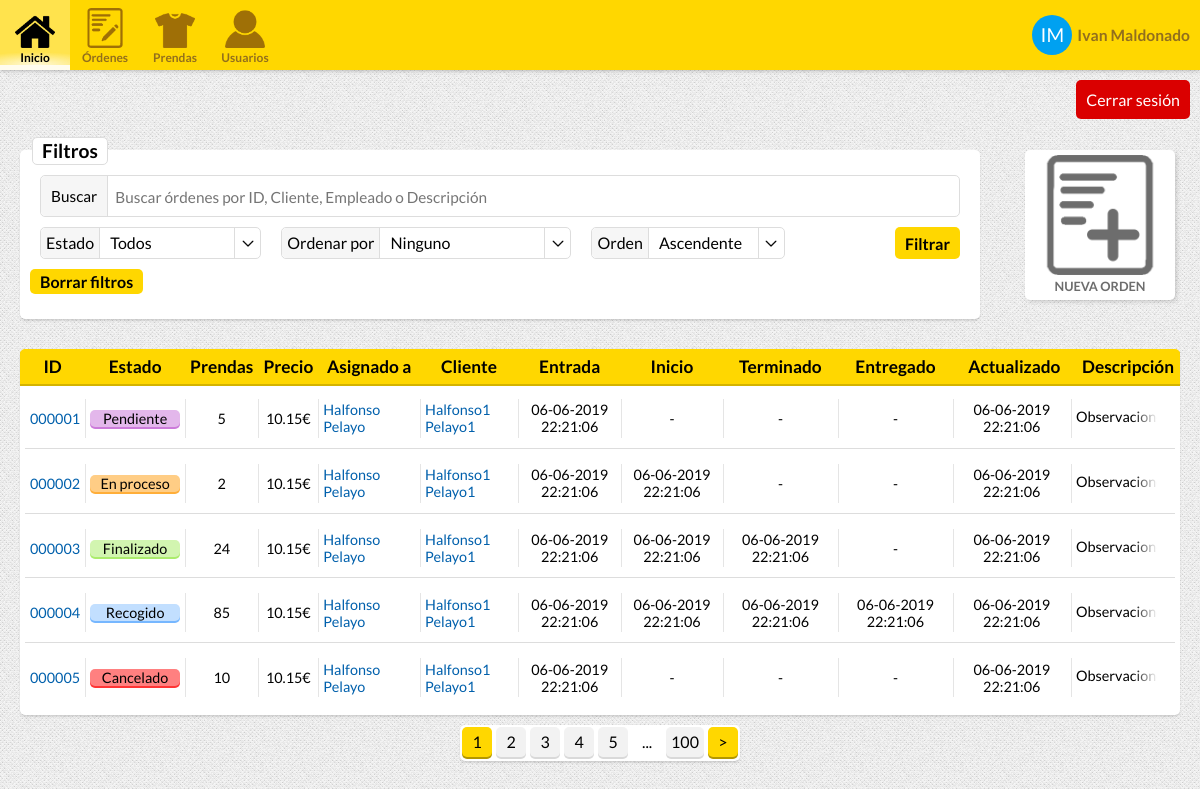
Page /orders.php (signed in) on the committed database.
### tables this page shows
CREATE TABLE "USERS" (
	"USER_ID"	INTEGER NOT NULL PRIMARY KEY AUTOINCREMENT,
	"USERNAME"	TEXT NOT NULL,
	"NAME"	TEXT NOT NULL,
	"SURNAME"	TEXT,
	"PHONE"	INTEGER,
	"EMAIL"	TEXT NOT NULL,
	"HASHED_PASSWORD"	TEXT NOT NULL,
	"ROLE_ID"	INTEGER NOT NULL DEFAULT 0,
	"UPDATE_TIMESTAMP"	INTEGER NOT NULL,
	"REGISTER_TIMESTAMP"	INTEGER NOT NULL,
	"ACTIVE"	INTEGER NOT NULL DEFAULT 0,
	FOREIGN KEY("ROLE_ID") REFERENCES "USER_ROLES"("ROLE_ID")
);

CREATE TABLE "ORDER_ESTATES" (
	"ESTATE_ID"	INTEGER NOT NULL PRIMARY KEY AUTOINCREMENT,
	"NAME"	TEXT NOT NULL,
	"CSS_CLASS"	TEXT NOT NULL,
	"DESCRIPTION"	TEXT
);

### Controllers/UserController.php (called while the page is built, shortened)
<?php
class UserController {
    private function connect(){
        return new PDO("sqlite:.data/data.db");
    }
    public function getUser($id){
        $db = $this->connect();
        $sql = "SELECT * FROM USERS AS U, USER_ROLES AS R WHERE USER_ID = :userID AND U.ROLE_ID = R.ROLE_ID";
        $stmt = $db->prepare($sql);
        $stmt->bindParam(':userID', $id);
        if($stmt->execute()){
            if($row = $stmt->fetch()){
               return new User(
                $row["USER_ID"],
                $row["USERNAME"],
                $row["HASHED_PASSWORD"],
                $row["EMAIL"],
                new Role(
                    $row["ROLE_ID"],
                    $row["ROLE_NAME"],
                    $row["ROLE_CSS_CLASS"],
                    $row["ROLE_DESCRIPTION"]
                ),
                $row["PHONE"],
                $row["NAME"],
                $row["SURNAME"],
                $row["REGISTER_TIMESTAMP"],
                $row["UPDATE_TIMESTAMP"],
                $row["ACTIVE"]
                );
            }
        }
        return null;
    }
}

### Classes/User.php (called while the page is built, shortened)
<?php
class User{
    private $id;
    private $username;
    private $name;
    private $surname;
    function __construct($id = 0, $username, $password = null, $email, $role, $telephone, $name, $surname, $registeredDate, $updateDate, $active = 0){
        $this->id = $id;
        $this->username = $username;
        $this->name = $name;
        $this->surname = $surname;
        $registeredDateOb = new DateTime();
        $registeredDateOb->setTimestamp($registeredDate);
        $updateDateOb = new DateTime();
        $updateDateOb->setTimestamp($updateDate);
    }
    function getId(){
        return $this->id;
    }
    function getUsername(){
        return $this->username;
    }
    function getName(){
        return $this->name;
    }
    function getSurname(){
        return $this->surname;
    }
}

### Controllers/Controller.php (called while the page is built, shortened)
<?php
class Controller {
    private function connect(){
        return new PDO("sqlite:.data/data.db");
    }
    public function getStates(){
        $states = array();
        $db = $this->connect();
        $sql = "SELECT * FROM ORDER_ESTATES";
        $stmt = $db->prepare($sql);
        if($stmt->execute()){
            while($row = $stmt->fetch()){
                array_push($states, new Estate(
                    $row["ESTATE_ID"],
                    $row["NAME"],
                    $row["CSS_CLASS"],
                    $row["DESCRIPTION"]
                ));
            }
        }
        return $states;
    }
}

### Classes/Estate.php (called while the page is built, shortened)
<?php
class Estate{
    private $id;
    private $name;
    private $cssClass;
    function __construct($id, $name, $cssClass, $description){
        $this->id = $id;
        $this->name = $name;
        $this->cssClass = $cssClass;
    }
    function getID(){
        return $this->id;
    }
    function getName(){
        return $this->name;
    }
    function getCssClass(){
        return $this->cssClass;
    }
}

### Classes/Order.php (called while the page is built, shortened)
<?php
class Order{
    private $id;
    private $client;
    private $employee;
    private $state;
    private $enterDate;
    private $workingDate;
    private $finishDate;
    private $outDate;
    private $totalOrderItems;
    private $description;
    private $updateDate;
    private $price;
    function __construct($id = 0, $client, $employee, $state = 0, $enterDate, $workingDate, $finishDate, $outDate, $cancelDate, $totalOrderItems, $description, $updateDate, $notes, $price = 0){
        $this->id = $id;
        $this->client = $client;
        $this->employee = $employee;
        $this->state = $state;
        $this->totalOrderItems = $totalOrderItems;
        $this->description = $description;
        $this->price = $price;
        if(!is_null($enterDate)){
            $enterDateO = new DateTime();
            $this->enterDate =  $enterDateO->setTimestamp($enterDate);
        }
        if(!is_null($workingDate)){
        $workingDateO = new DateTime();
        $this->workingDate = $workingDateO->setTimestamp($workingDate);
        }
        if(!is_null($finishDate)){
        $finishDateO = new DateTime();
        $this->finishDate = $finishDateO->setTimestamp($finishDate);
        }
        if(!is_null($outDate)){
        $outDateO = new DateTime();
        $this->outDate = $outDateO->setTimestamp($outDate);
        }
        if(!is_null($cancelDate)){
        $cancelDateO = new DateTime();
        }
        if(!is_null($updateDate)){
        $updateDateO = new DateTime();
        $this->updateDate = $updateDateO->setTimestamp($updateDate);
        }
    }
    function getID(){
        return $this->id;
    }
    function getClient(){
        return $this->client;
    }
    function getEmployee(){
        return $this->employee;
    }
    function getState(){
        return $this->state;
    }
    function getEnterDateString(){
        $date = $this->enterDate;
        return $date->format('d-m-Y H:i:s');
    }
    function getWorkingDateString(){
        $date = $this->workingDate;
        if(is_null($date)){
            return "-";
        }
        return $date->format('d-m-Y H:i:s');
    }
    function getFinishDateString(){
        $date = $this->finishDate;
        if(is_null($date)){
            return "-";
        }
        return $date->format('d-m-Y H:i:s');
    }
    function getOutDateString(){
        $date = $this->outDate;
        if(is_null($date)){
            return "-";
        }
        return $date->format('d-m-Y H:i:s');
    }
    function getTotalOrderItems(){
        return $this->totalOrderItems;
    }
    function getDescription(){
        return $this->description;
    }
    function getUpdateDateString(){
        $date = $this->updateDate;
        return $date->format('d-m-Y H:i:s');
    }
    function getPrice(){
        return $this->price;
    }
}

### ViewControllers/ordersViewController.php (the view, shortened to what this page needs)
<?php
require_once("Controllers/UserController.php");
require_once("Controllers/Controller.php");
require_once("Classes/User.php");
require_once("Classes/Clothe.php");
require_once("Classes/Order.php");
require_once("Classes/Estate.php");
require_once("ViewControllers/vistaController.php");
$userController = new UserController();
$controller = new Controller();
$employee = false;
$admin = false;
$filters = ["ID", "Fecha de Entrada", "Fecha de inicio", "Fecha finalizado", "Fecha de salida", "Fecha de cancelación", "Fecha de Actualización", "Cliente", "Trabajador", "Precio", "Número de prendas"];
if(isset($_SESSION["userID"])){
    $sessionUser = $userController->getUser($_SESSION["userID"]);
    $sessionUserRole = $sessionUser->getRole();
}else {
    header("location: login.php");
}
if($sessionUserRole->getID() == 0){
    $client = true;
}elseif($sessionUserRole->getID() == 1){
    $employee = true;
}elseif($sessionUserRole->getID() == 2){
    $admin = true;
}
$page = 1;
$search = "";
$stateFilter = -1;
$orderBy = -1;
$orderDirection = -1;
$states = $controller->getStates();
$orders = $controller->getOrders($search, $stateFilter, $orderBy, $orderDirection, $page, 10);
function showNewOrderButton(){
    global $client, $employee, $admin;
    if($employee || $admin){
    ?>
    <a class="haptic-button medium new-order" href="order.php?newOrder">
        <img src="media/img/new-order.png">
        <div class="label">Nueva Orden</div>
    </a>
    <?php
    }
}
function showOrderFilters(){
    global $admin, $employee, $client;
    global $filters;
    global $page,$search,$stateFilter,$orderBy,$orderDirection;
    if($admin || $employee){
    ?>
        <form class="item-filters">
            <label class="boxed-input searchbox">
                <div class="text-label"><span>Buscar</span></div>
                <div class="input-container">
                    <input type="text" placeholder="Buscar órdenes por ID, Cliente, Empleado o Descripción" name="search" value="<?=$search?>" autofocus>
                </div>
            </label>
            <h1>Filtros</h1>
            <?=showOrderStateFilter()?>
            <?=showOrderByFilter($filters)?>
            <?=showOrderDirectionFilter();?>
            <input type="submit" class="input-submit-button" value="Filtrar" name="filter">
            <input type="submit" class="input-submit-button" value="Borrar filtros" name="clear" style="margin-left: 0;">
        </form>
    <?php
    }
}
function showOrdersTable(){
    global $orders;
    ?>
    <div class="table-container">
        <table class="orders-table">
            <tr class="header-responsive-desktop">
                <th>ID</th>
                <th>Estado</th>
                <th>Prendas</th>
                <th>Precio</th>
                <th>Asignado a</th>
                <th>Cliente</th>
                <th>Entrada</th>
                <th>Inicio</th>
                <th>Terminado</th>
                <th>Entregado</th>
                <th>Actualizado</th>
                <th>Descripción</th>
            </tr>
            <?php
            if(sizeOf($orders) > 0){
                foreach($orders as $order){
                    $client = $order->getClient();
                    $employee = $order->getEmployee();
                    $orderState = $order->getState();
                    ?>
            <tr class="order pending">
                <td class="id a-center"><span class="responsive-label">ID</span> <a href="order.php?id=<?=$order->getID()?>"><?=str_pad($order->getID(), 6, "0", STR_PAD_LEFT)?></a></td>
                <td><span class="responsive-label">Estado</span> <a href="" class="label-box <?=$orderState->getCssClass()?>"><?=$orderState->getName()?></a></td>
                <td class="a-center"><span class="responsive-label">Nº Prendas</span><?=$order->getTotalOrderItems()?></td>
                <td class="a-center"><span class="responsive-label">Precio</span><?=$order->getPrice()?>€</td>
                <td><span class="responsive-label">Asignado a</span> <a href="orders.php?search=<?=$employee->getUsername()?>"><?=$employee->getName()." ".$employee->getSurname()?></a></td>
                <td><span class="responsive-label">Cliente</span> <a href="orders.php?search=<?=$client->getUsername()?>"><?=$client->getName()." ".$client->getSurname()?></a></td>
                <td class="date"><span class="responsive-label">Entrada</span> <span><?=$order->getEnterDateString()?></span></td>
                <td class="date"><span class="responsive-label">Inicio</span><span><?=$order->getWorkingDateString()?></span></td>
                <td class="date hidden"><span class="responsive-label">Terminado</span><span><?=$order->getFinishDateString()?></span></td>
                <td class="date hidden"><span class="responsive-label">Entregado</span><span><?=$order->getOutDateString()?></span></td>
                <td class="date"><span class="responsive-label">Actualizado</span><span><?=$order->getUpdateDateString()?></span></td>
                <td class="desc"><span class="desc-cont"><?=$order->getDescription()?></span></td>
            </tr>
                    <?php
                }
            }else {
                ?>
                <tr class="order no-items"><td colspan="12">No se han encontrado órdenes.</td></tr>
                <?php
            }
            ?>
        </table>
    </div>
    <?php
}
function showOrderStateFilter(){
    ?>
    <label class="boxed-select" id="order-estate-filter">
        <div>Estado</div>
    </label>
    <?php
}

### includes/navbar.inc (shortened to what this page needs)
<?php
$logoutParams = $_GET;
$logoutParams["logout"] = "";
?>
    <nav class="top-header">
        <a class="menu-item" href="index.php">
            <img src="media/img/inicio.png">
            <div class="label">Inicio</div>
        </a>
        <a class="menu-item" href="orders.php">
            <img src="media/img/order.png">
            <div class="label">Órdenes</div>
        </a>
        <?php
        if($employee||$admin){
            ?>
        <a class="menu-item" href="clothes.php">
            <img src="media/img/prendas.png">
            <div class="label">Prendas</div>
        </a>
        <a class="menu-item" href="users.php">
            <img src="media/img/users.png">
            <div class="label">Usuarios</div>
        </a>
            <?php
        }
        ?>
        <a class="menu-item user" href="user.php?id=<?=$sessionUser->getID()?>">
            <div class="user-avatar"><?=substr($sessionUser->getName(), 0,1) . substr($sessionUser->getSurname(), 0,1)?></div>
            <div class="username"><?=$sessionUser->getName()." ".$sessionUser->getSurname()?></div>
        </a>
    </nav>
    <a class="logout-button" href="?<?=http_build_query($logoutParams)?>">Cerrar sesión</a>

### rows in the picture
users: NAME "I", SURNAME "M", NAME "Ivan", SURNAME "Maldonado"
order_estates: NAME "Pendiente"
order_estates: NAME "En proceso"
order_estates: NAME "Finalizado"
order_estates: NAME "Cancelado"

### other values in the picture
str_pad($order->getID(), 6, "0", STR_PAD_LEFT) "000001"
$order->getTotalOrderItems() "5"
$order->getPrice() "10.15"
$employee->getName() "Halfonso"
$employee->getSurname() "Pelayo"
$client->getName() "Halfonso1"
$client->getSurname() "Pelayo1"
$order->getEnterDateString() "06-06-2019 22:21:06"
$order->getWorkingDateString() "-"
$order->getFinishDateString() "-"
$order->getOutDateString() "-"
$order->getUpdateDateString() "06-06-2019 22:21:06"
$order->getDescription() "Observaciones"
str_pad($order->getID(), 6, "0", STR_PAD_LEFT) "000002"
$order->getTotalOrderItems() "2"
